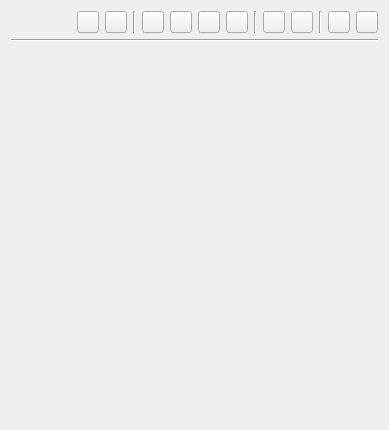
<?xml version="1.0" encoding="UTF-8"?>
<ui version="4.0">
 <class>DockWidget</class>
 <widget class="QWidget" name="DockWidget">
  <property name="geometry">
   <rect>
    <x>0</x>
    <y>0</y>
    <width>389</width>
    <height>430</height>
   </rect>
  </property>
  <property name="windowTitle">
   <string>Properties</string>
  </property>
  <layout class="QVBoxLayout" name="verticalLayout">
   <item>
    <layout class="QHBoxLayout" name="horizontalLayout">
     <item>
      <widget class="QLabel" name="titleLabel">
       <property name="font">
        <font>
         <pointsize>10</pointsize>
         <weight>75</weight>
         <bold>true</bold>
        </font>
       </property>
       <property name="text">
        <string/>
       </property>
      </widget>
     </item>
     <item>
      <spacer name="horizontalSpacer">
       <property name="orientation">
        <enum>Qt::Horizontal</enum>
       </property>
       <property name="sizeHint" stdset="0">
        <size>
         <width>40</width>
         <height>20</height>
        </size>
       </property>
      </spacer>
     </item>
     <item>
      <widget class="QPushButton" name="fetchMetaData">
       <property name="minimumSize">
        <size>
         <width>22</width>
         <height>22</height>
        </size>
       </property>
       <property name="maximumSize">
        <size>
         <width>22</width>
         <height>22</height>
        </size>
       </property>
       <property name="text">
        <string notr="true"/>
       </property>
       <property name="iconSize">
        <size>
         <width>22</width>
         <height>22</height>
        </size>
       </property>
      </widget>
     </item>
     <item>
      <widget class="QPushButton" name="findPdf">
       <property name="minimumSize">
        <size>
         <width>22</width>
         <height>22</height>
        </size>
       </property>
       <property name="maximumSize">
        <size>
         <width>22</width>
         <height>22</height>
        </size>
       </property>
       <property name="toolTip">
        <string>Find the pdf for this publication</string>
       </property>
       <property name="text">
        <string/>
       </property>
       <property name="iconSize">
        <size>
         <width>22</width>
         <height>22</height>
        </size>
       </property>
      </widget>
     </item>
     <item>
      <widget class="Line" name="lineFindPdf">
       <property name="orientation">
        <enum>Qt::Vertical</enum>
       </property>
      </widget>
     </item>
     <item>
      <widget class="QPushButton" name="addReference">
       <property name="minimumSize">
        <size>
         <width>22</width>
         <height>22</height>
        </size>
       </property>
       <property name="maximumSize">
        <size>
         <width>22</width>
         <height>22</height>
        </size>
       </property>
       <property name="toolTip">
        <string>Add new reference</string>
       </property>
       <property name="text">
        <string/>
       </property>
       <property name="iconSize">
        <size>
         <width>22</width>
         <height>22</height>
        </size>
       </property>
      </widget>
     </item>
     <item>
      <widget class="QPushButton" name="removeReference">
       <property name="minimumSize">
        <size>
         <width>22</width>
         <height>22</height>
        </size>
       </property>
       <property name="maximumSize">
        <size>
         <width>22</width>
         <height>22</height>
        </size>
       </property>
       <property name="toolTip">
        <string>remove existing reference</string>
       </property>
       <property name="text">
        <string/>
       </property>
       <property name="iconSize">
        <size>
         <width>22</width>
         <height>22</height>
        </size>
       </property>
      </widget>
     </item>
     <item>
      <widget class="QPushButton" name="addPublication">
       <property name="minimumSize">
        <size>
         <width>22</width>
         <height>22</height>
        </size>
       </property>
       <property name="maximumSize">
        <size>
         <width>22</width>
         <height>22</height>
        </size>
       </property>
       <property name="toolTip">
        <string>Set publication</string>
       </property>
       <property name="text">
        <string/>
       </property>
       <property name="iconSize">
        <size>
         <width>22</width>
         <height>22</height>
        </size>
       </property>
      </widget>
     </item>
     <item>
      <widget class="QPushButton" name="removePublication">
       <property name="minimumSize">
        <size>
         <width>22</width>
         <height>22</height>
        </size>
       </property>
       <property name="maximumSize">
        <size>
         <width>22</width>
         <height>22</height>
        </size>
       </property>
       <property name="toolTip">
        <string>Remove publication</string>
       </property>
       <property name="text">
        <string/>
       </property>
       <property name="iconSize">
        <size>
         <width>22</width>
         <height>22</height>
        </size>
       </property>
      </widget>
     </item>
     <item>
      <widget class="Line" name="linePublication">
       <property name="orientation">
        <enum>Qt::Vertical</enum>
       </property>
      </widget>
     </item>
     <item>
      <widget class="QPushButton" name="linkAddButton">
       <property name="minimumSize">
        <size>
         <width>22</width>
         <height>22</height>
        </size>
       </property>
       <property name="maximumSize">
        <size>
         <width>22</width>
         <height>22</height>
        </size>
       </property>
       <property name="toolTip">
        <string>Add to project</string>
       </property>
       <property name="text">
        <string/>
       </property>
       <property name="iconSize">
        <size>
         <width>22</width>
         <height>22</height>
        </size>
       </property>
      </widget>
     </item>
     <item>
      <widget class="QPushButton" name="linkRemoveButton">
       <property name="minimumSize">
        <size>
         <width>22</width>
         <height>22</height>
        </size>
       </property>
       <property name="maximumSize">
        <size>
         <width>22</width>
         <height>22</height>
        </size>
       </property>
       <property name="toolTip">
        <string>Remove from project</string>
       </property>
       <property name="text">
        <string/>
       </property>
       <property name="iconSize">
        <size>
         <width>24</width>
         <height>24</height>
        </size>
       </property>
      </widget>
     </item>
     <item>
      <widget class="Line" name="line_2">
       <property name="orientation">
        <enum>Qt::Vertical</enum>
       </property>
      </widget>
     </item>
     <item>
      <widget class="QPushButton" name="newButton">
       <property name="minimumSize">
        <size>
         <width>22</width>
         <height>22</height>
        </size>
       </property>
       <property name="maximumSize">
        <size>
         <width>22</width>
         <height>22</height>
        </size>
       </property>
       <property name="text">
        <string/>
       </property>
       <property name="iconSize">
        <size>
         <width>22</width>
         <height>22</height>
        </size>
       </property>
      </widget>
     </item>
     <item>
      <widget class="QPushButton" name="deleteButton">
       <property name="minimumSize">
        <size>
         <width>22</width>
         <height>22</height>
        </size>
       </property>
       <property name="maximumSize">
        <size>
         <width>22</width>
         <height>22</height>
        </size>
       </property>
       <property name="text">
        <string/>
       </property>
       <property name="iconSize">
        <size>
         <width>22</width>
         <height>22</height>
        </size>
       </property>
      </widget>
     </item>
    </layout>
   </item>
   <item>
    <widget class="Line" name="line">
     <property name="orientation">
      <enum>Qt::Horizontal</enum>
     </property>
    </widget>
   </item>
   <item>
    <widget class="QWidget" name="contentWidget" native="true"/>
   </item>
   <item>
    <spacer name="verticalSpacer">
     <property name="orientation">
      <enum>Qt::Vertical</enum>
     </property>
     <property name="sizeHint" stdset="0">
      <size>
       <width>20</width>
       <height>370</height>
      </size>
     </property>
    </spacer>
   </item>
  </layout>
 </widget>
 <resources/>
 <connections>
  <connection>
   <sender>deleteButton</sender>
   <signal>clicked()</signal>
   <receiver>DockWidget</receiver>
   <slot>deleteButtonClicked()</slot>
   <hints>
    <hint type="sourcelabel">
     <x>383</x>
     <y>26</y>
    </hint>
    <hint type="destinationlabel">
     <x>387</x>
     <y>41</y>
    </hint>
   </hints>
  </connection>
  <connection>
   <sender>newButton</sender>
   <signal>clicked()</signal>
   <receiver>DockWidget</receiver>
   <slot>newButtonClicked()</slot>
   <hints>
    <hint type="sourcelabel">
     <x>357</x>
     <y>26</y>
    </hint>
    <hint type="destinationlabel">
     <x>292</x>
     <y>17</y>
    </hint>
   </hints>
  </connection>
  <connection>
   <sender>linkAddButton</sender>
   <signal>clicked()</signal>
   <receiver>DockWidget</receiver>
   <slot>addToProject()</slot>
   <hints>
    <hint type="sourcelabel">
     <x>298</x>
     <y>26</y>
    </hint>
    <hint type="destinationlabel">
     <x>286</x>
     <y>52</y>
    </hint>
   </hints>
  </connection>
  <connection>
   <sender>linkRemoveButton</sender>
   <signal>clicked()</signal>
   <receiver>DockWidget</receiver>
   <slot>removeFromProject()</slot>
   <hints>
    <hint type="sourcelabel">
     <x>324</x>
     <y>26</y>
    </hint>
    <hint type="destinationlabel">
     <x>312</x>
     <y>52</y>
    </hint>
   </hints>
  </connection>
  <connection>
   <sender>findPdf</sender>
   <signal>clicked()</signal>
   <receiver>DockWidget</receiver>
   <slot>findPdf()</slot>
   <hints>
    <hint type="sourcelabel">
     <x>154</x>
     <y>26</y>
    </hint>
    <hint type="destinationlabel">
     <x>126</x>
     <y>11</y>
    </hint>
   </hints>
  </connection>
  <connection>
   <sender>fetchMetaData</sender>
   <signal>clicked()</signal>
   <receiver>DockWidget</receiver>
   <slot>fetchMetaData()</slot>
   <hints>
    <hint type="sourcelabel">
     <x>111</x>
     <y>21</y>
    </hint>
    <hint type="destinationlabel">
     <x>96</x>
     <y>28</y>
    </hint>
   </hints>
  </connection>
 </connections>
 <slots>
  <slot>deleteButtonClicked()</slot>
  <slot>newButtonClicked()</slot>
  <slot>attachButtonClicked()</slot>
  <slot>addToProject()</slot>
  <slot>removeFromProject()</slot>
  <slot>findPdf()</slot>
  <slot>fetchMetaData()</slot>
 </slots>
</ui>
